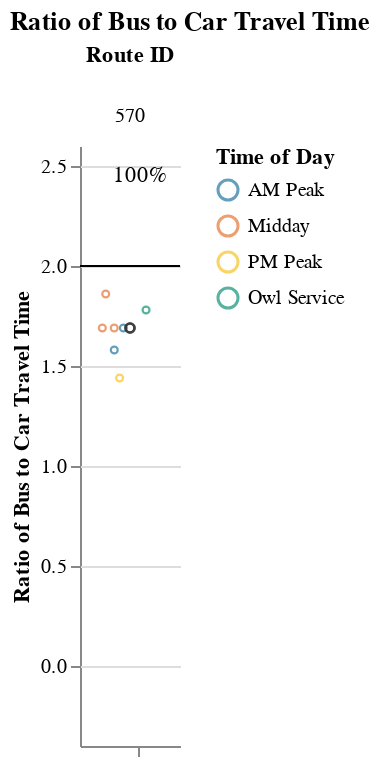
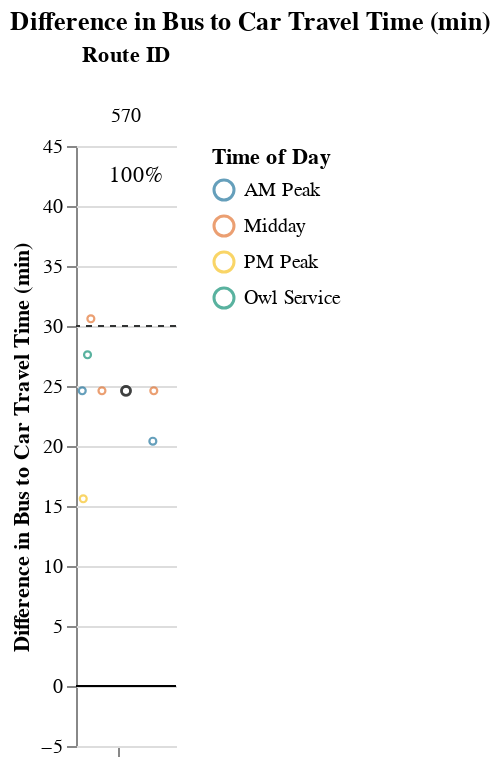

These figures' notebook cell, in order:
### Markdown cell above
### Medium Routes (1-1.5 hrs)

### Code cell
route_group = "medium"
try:
    display_charts_for_route_group(df, route_group)
except:
    print("No routes meet this criteria.")

### Figure 1 — Vega-Lite specification as saved in the notebook (floating-point values rounded to 4 significant figures)
{"config": {"view": {"continuousWidth": 400, "continuousHeight": 300, "stroke": null}, "facet": {"spacing": 0}}, "data": {"name": "data-0168d22f09dd8758978dca4a69eaf065"}, "facet": {"column": {"field": "route_id", "sort": ["570"], "title": "Route ID", "type": "nominal"}}, "spec": {"layer": [{"mark": "rule", "encoding": {"color": {"value": "black"}, "y": {"field": "cutoff", "type": "quantitative"}}, "selection": {"selector003": {"type": "interval", "bind": "scales", "encodings": ["x", "y"]}}}, {"mark": {"type": "point", "opacity": 0.65, "size": 12, "strokeWidth": 1.1}, "encoding": {"color": {"field": "time_of_day", "scale": {"range": ["#136C97", "#E16B26", "#F6BF16", "#00896B", "#7790A3", "#5B559C"]}, "sort": ["AM Peak", "Midday", "PM Peak", "Owl Service"], "title": "Time of Day", "type": "nominal"}, "tooltip": [{"field": "route_id", "type": "nominal"}, {"field": "trip_id", "type": "nominal"}, {"field": "service_hours", "type": "quantitative"}, {"field": "car_duration_hours", "type": "quantitative"}, {"field": "bus_multiplier", "type": "quantitative"}, {"field": "bus_difference", "type": "quantitative"}, {"field": "num_trips", "type": "quantitative"}, {"field": "num_competitive", "type": "quantitative"}, {"field": "pct_trips_competitive", "type": "quantitative"}, {"field": "p25", "type": "quantitative"}, {"field": "p50", "type": "quantitative"}, {"field": "p75", "type": "quantitative"}], "x": {"axis": {"grid": false, "labels": false, "ticks": true, "values": [0]}, "field": "jitter", "scale": {}, "title": null, "type": "quantitative"}, "y": {"field": "bus_multiplier", "scale": {"domain": [-0.25, 2.5]}, "title": "Ratio of Bus to Car Travel Time", "type": "quantitative"}}, "transform": [{"calculate": "sqrt(-2*log(random()))*cos(2*PI*random())", "as": "jitter"}], "width": 50}, {"layer": [{"mark": {"type": "point", "opacity": 0.6, "size": 20, "strokeWidth": 1.3}, "encoding": {"color": {"value": "#323434"}, "y": {"field": "bus_multiplier", "type": "quantitative"}}, "transform": [{"filter": "(datum.p50_trip === 1)"}]}, {"mark": {"type": "text", "align": "center", "baseline": "middle"}, "encoding": {"color": {"value": "black"}, "text": {"field": "pct_trips_competitive", "format": ".0%", "type": "quantitative"}, "tooltip": [{"field": "route_id", "type": "nominal"}, {"field": "trip_id", "type": "nominal"}, {"field": "service_hours", "type": "quantitative"}, {"field": "car_duration_hours", "type": "quantitative"}, {"field": "bus_multiplier", "type": "quantitative"}, {"field": "bus_difference", "type": "quantitative"}, {"field": "num_trips", "type": "quantitative"}, {"field": "num_competitive", "type": "quantitative"}, {"field": "pct_trips_competitive", "type": "quantitative"}, {"field": "p25", "type": "quantitative"}, {"field": "p50", "type": "quantitative"}, {"field": "p75", "type": "quantitative"}], "x": {"value": 30}, "y": {"value": 15}}, "transform": [{"calculate": "sqrt(-2*log(random()))*cos(2*PI*random())", "as": "jitter"}, {"filter": "(datum.fastest_trip === 1)"}]}]}]}, "resolve": {"scale": {"y": "shared"}}, "title": "Ratio of Bus to Car Travel Time", "$schema": "https://vega.github.io/schema/vega-lite/v4.17.0.json", "datasets": {"data-0168d22f09dd8758978dca4a69eaf065": [{"calitp_itp_id": 11, "trip_key": -166603345440738692, "trip_id": "t_1235349_b_414_tn_0", "shape_id": "p_900627", "route_id": "570", "service_hours": 0.67, "trip_first_departure_ts": 20700, "trip_last_arrival_ts": 23100, "departure_hour": 5, "time_of_day": "Owl Service", "p25": 0.91, "p50": 1.0, "p75": 1.012, "p50_trip": 0, "fastest_trip": 1, "car_duration_hours": 0.59, "competitive_route": 1, "bus_multiplier": 1.14, "bus_difference": 4.8, "num_trips": 8, "num_competitive": 8, "pct_trips_competitive": 1.0, "bus_difference_spread": 25.8, "route_group": "medium", "max_trip_hrs": 1.1, "max_trip_route_group": 1.1, "name": "Amador Regional Transit System", "caltrans_district": "10 - Stockton", "drmt_organization_name": "['recGiMlqrcpPxScAH']", "cutoff2": 30, "cutoff": 2}, {"calitp_itp_id": 11, "trip_key": -4162627453190228698, "trip_id": "t_1235356_b_414_tn_0", "shape_id": "p_864", "route_id": "570", "service_hours": 0.85, "trip_first_departure_ts": 63480, "trip_last_arrival_ts": 66540, "departure_hour": 17, "time_of_day": "PM Peak", "p25": 0.91, "p50": 1.0, "p75": 1.012, "p50_trip": 0, "fastest_trip": 0, "car_duration_hours": 0.59, "competitive_route": 1, "bus_multiplier": 1.44, "bus_difference": 15.6, "num_trips": 8, "num_competitive": 8, "pct_trips_competitive": 1.0, "bus_difference_spread": 25.8, "route_group": "medium", "max_trip_hrs": 1.1, "max_trip_route_group": 1.1, "name": "Amador Regional Transit System", "caltrans_district": "10 - Stockton", "drmt_organization_name": "['recGiMlqrcpPxScAH']", "cutoff2": 30, "cutoff": 2}, {"calitp_itp_id": 11, "trip_key": 1587477281743624360, "trip_id": "t_1235350_b_414_tn_0", "shape_id": "p_850", "route_id": "570", "service_hours": 0.93, "trip_first_departure_ts": 27000, "trip_last_arrival_ts": 30360, "departure_hour": 7, "time_of_day": "AM Peak", "p25": 0.91, "p50": 1.0, "p75": 1.012, "p50_trip": 0, "fastest_trip": 0, "car_duration_hours": 0.59, "competitive_route": 1, "bus_multiplier": 1.58, "bus_difference": 20.4, "num_trips": 8, "num_competitive": 8, "pct_trips_competitive": 1.0, "bus_difference_spread": 25.8, "route_group": "medium", "max_trip_hrs": 1.1, "max_trip_route_group": 1.1, "name": "Amador Regional Transit System", "caltrans_district": "10 - Stockton", "drmt_organization_name": "['recGiMlqrcpPxScAH']", "cutoff2": 30, "cutoff": 2}, {"calitp_itp_id": 11, "trip_key": 2168053819301931957, "trip_id": "t_1235354_b_414_tn_0", "shape_id": "p_866", "route_id": "570", "service_hours": 1.0, "trip_first_departure_ts": 30480, "trip_last_arrival_ts": 34080, "departure_hour": 8, "time_of_day": "AM Peak", "p25": 0.91, "p50": 1.0, "p75": 1.012, "p50_trip": 1, "fastest_trip": 0, "car_duration_hours": 0.59, "competitive_route": 1, "bus_multiplier": 1.69, "bus_difference": 24.6, "num_trips": 8, "num_competitive": 8, "pct_trips_competitive": 1.0, "bus_difference_spread": 25.8, "route_group": "medium", "max_trip_hrs": 1.1, "max_trip_route_group": 1.1, "name": "Amador Regional Transit System", "caltrans_district": "10 - Stockton", "drmt_organization_name": "['recGiMlqrcpPxScAH']", "cutoff2": 30, "cutoff": 2}, {"calitp_itp_id": 11, "trip_key": 6577890086136531193, "trip_id": "t_1235351_b_414_tn_0", "shape_id": "p_850", "route_id": "570", "service_hours": 1.0, "trip_first_departure_ts": 43200, "trip_last_arrival_ts": 46800, "departure_hour": 12, "time_of_day": "Midday", "p25": 0.91, "p50": 1.0, "p75": 1.012, "p50_trip": 1, "fastest_trip": 0, "car_duration_hours": 0.59, "competitive_route": 1, "bus_multiplier": 1.69, "bus_difference": 24.6, "num_trips": 8, "num_competitive": 8, "pct_trips_competitive": 1.0, "bus_difference_spread": 25.8, "route_group": "medium", "max_trip_hrs": 1.1, "max_trip_route_group": 1.1, "name": "Amador Regional Transit System", "caltrans_district": "10 - Stockton", "drmt_organization_name": "['recGiMlqrcpPxScAH']", "cutoff2": 30, "cutoff": 2}, {"calitp_itp_id": 11, "trip_key": -8248405168340255919, "trip_id": "t_1235355_b_414_tn_0", "shape_id": "p_866", "route_id": "570", "service_hours": 1.0, "trip_first_departure_ts": 46920, "trip_last_arrival_ts": 50520, "departure_hour": 13, "time_of_day": "Midday", "p25": 0.91, "p50": 1.0, "p75": 1.012, "p50_trip": 1, "fastest_trip": 0, "car_duration_hours": 0.59, "competitive_route": 1, "bus_multiplier": 1.69, "bus_difference": 24.6, "num_trips": 8, "num_competitive": 8, "pct_trips_competitive": 1.0, "bus_difference_spread": 25.8, "route_group": "medium", "max_trip_hrs": 1.1, "max_trip_route_group": 1.1, "name": "Amador Regional Transit System", "caltrans_district": "10 - Stockton", "drmt_organization_name": "['recGiMlqrcpPxScAH']", "cutoff2": 30, "cutoff": 2}, {"calitp_itp_id": 11, "trip_key": -228461201543392837, "trip_id": "t_1235353_b_414_tn_0", "shape_id": "p_865", "route_id": "570", "service_hours": 1.05, "trip_first_departure_ts": 23220, "trip_last_arrival_ts": 27000, "departure_hour": 6, "time_of_day": "Owl Service", "p25": 0.91, "p50": 1.0, "p75": 1.012, "p50_trip": 0, "fastest_trip": 0, "car_duration_hours": 0.59, "competitive_route": 1, "bus_multiplier": 1.78, "bus_difference": 27.6, "num_trips": 8, "num_competitive": 8, "pct_trips_competitive": 1.0, "bus_difference_spread": 25.8, "route_group": "medium", "max_trip_hrs": 1.1, "max_trip_route_group": 1.1, "name": "Amador Regional Transit System", "caltrans_district": "10 - Stockton", "drmt_organization_name": "['recGiMlqrcpPxScAH']", "cutoff2": 30, "cutoff": 2}, {"calitp_itp_id": 11, "trip_key": -5585287787072383338, "trip_id": "t_1235352_b_414_tn_0", "shape_id": "p_849", "route_id": "570", "service_hours": 1.1, "trip_first_departure_ts": 59400, "trip_last_arrival_ts": 63360, "departure_hour": 16, "time_of_day": "Midday", "p25": 0.91, "p50": 1.0, "p75": 1.012, "p50_trip": 0, "fastest_trip": 0, "car_duration_hours": 0.59, "competitive_route": 1, "bus_multiplier": 1.86, "bus_difference": 30.6, "num_trips": 8, "num_competitive": 8, "pct_trips_competitive": 1.0, "bus_difference_spread": 25.8, "route_group": "medium", "max_trip_hrs": 1.1, "max_trip_route_group": 1.1, "name": "Amador Regional Transit System", "caltrans_district": "10 - Stockton", "drmt_organization_name": "['recGiMlqrcpPxScAH']", "cutoff2": 30, "cutoff": 2}]}}

### Figure 2 — Vega-Lite specification as saved in the notebook (floating-point values rounded to 4 significant figures)
{"config": {"view": {"continuousWidth": 400, "continuousHeight": 300, "stroke": null}, "facet": {"spacing": 0}}, "data": {"name": "data-de367a26dfc0e3fee6f7775d5fbc44af"}, "facet": {"column": {"field": "route_id", "sort": ["570"], "title": "Route ID", "type": "nominal"}}, "spec": {"layer": [{"mark": "rule", "encoding": {"color": {"value": "black"}, "y": {"field": "cutoff", "type": "quantitative"}}, "selection": {"selector004": {"type": "interval", "bind": "scales", "encodings": ["x", "y"]}}}, {"mark": {"type": "rule", "strokeDash": [3, 3]}, "encoding": {"color": {"value": "#323434"}, "y": {"field": "cutoff2", "type": "quantitative"}}}, {"mark": {"type": "point", "opacity": 0.65, "size": 12, "strokeWidth": 1.1}, "encoding": {"color": {"field": "time_of_day", "scale": {"range": ["#136C97", "#E16B26", "#F6BF16", "#00896B", "#7790A3", "#5B559C"]}, "sort": ["AM Peak", "Midday", "PM Peak", "Owl Service"], "title": "Time of Day", "type": "nominal"}, "tooltip": [{"field": "route_id", "type": "nominal"}, {"field": "trip_id", "type": "nominal"}, {"field": "service_hours", "type": "quantitative"}, {"field": "car_duration_hours", "type": "quantitative"}, {"field": "bus_multiplier", "type": "quantitative"}, {"field": "bus_difference", "type": "quantitative"}, {"field": "num_trips", "type": "quantitative"}, {"field": "num_competitive", "type": "quantitative"}, {"field": "pct_trips_competitive", "type": "quantitative"}, {"field": "p25", "type": "quantitative"}, {"field": "p50", "type": "quantitative"}, {"field": "p75", "type": "quantitative"}], "x": {"axis": {"grid": false, "labels": false, "ticks": true, "values": [0]}, "field": "jitter", "scale": {}, "title": null, "type": "quantitative"}, "y": {"field": "bus_difference", "scale": {"domain": [-5, 42.6]}, "title": "Difference in Bus to Car Travel Time (min)", "type": "quantitative"}}, "transform": [{"calculate": "sqrt(-2*log(random()))*cos(2*PI*random())", "as": "jitter"}], "width": 50}, {"layer": [{"mark": {"type": "point", "opacity": 0.6, "size": 20, "strokeWidth": 1.3}, "encoding": {"color": {"value": "#323434"}, "y": {"field": "bus_difference", "type": "quantitative"}}, "transform": [{"filter": "(datum.p50_trip === 1)"}]}, {"mark": {"type": "text", "align": "center", "baseline": "middle"}, "encoding": {"color": {"value": "black"}, "text": {"field": "pct_trips_competitive", "format": ".0%", "type": "quantitative"}, "tooltip": [{"field": "route_id", "type": "nominal"}, {"field": "trip_id", "type": "nominal"}, {"field": "service_hours", "type": "quantitative"}, {"field": "car_duration_hours", "type": "quantitative"}, {"field": "bus_multiplier", "type": "quantitative"}, {"field": "bus_difference", "type": "quantitative"}, {"field": "num_trips", "type": "quantitative"}, {"field": "num_competitive", "type": "quantitative"}, {"field": "pct_trips_competitive", "type": "quantitative"}, {"field": "p25", "type": "quantitative"}, {"field": "p50", "type": "quantitative"}, {"field": "p75", "type": "quantitative"}], "x": {"value": 30}, "y": {"value": 15}}, "transform": [{"calculate": "sqrt(-2*log(random()))*cos(2*PI*random())", "as": "jitter"}, {"filter": "(datum.fastest_trip === 1)"}]}]}]}, "resolve": {"scale": {"y": "shared"}}, "title": "Difference in Bus to Car Travel Time (min)", "$schema": "https://vega.github.io/schema/vega-lite/v4.17.0.json", "datasets": {"data-de367a26dfc0e3fee6f7775d5fbc44af": [{"calitp_itp_id": 11, "trip_key": -166603345440738692, "trip_id": "t_1235349_b_414_tn_0", "shape_id": "p_900627", "route_id": "570", "service_hours": 0.67, "trip_first_departure_ts": 20700, "trip_last_arrival_ts": 23100, "departure_hour": 5, "time_of_day": "Owl Service", "p25": 0.91, "p50": 1.0, "p75": 1.012, "p50_trip": 0, "fastest_trip": 1, "car_duration_hours": 0.59, "competitive_route": 1, "bus_multiplier": 1.14, "bus_difference": 4.8, "num_trips": 8, "num_competitive": 8, "pct_trips_competitive": 1.0, "bus_difference_spread": 25.8, "route_group": "medium", "max_trip_hrs": 1.1, "max_trip_route_group": 1.1, "name": "Amador Regional Transit System", "caltrans_district": "10 - Stockton", "drmt_organization_name": "['recGiMlqrcpPxScAH']", "cutoff2": 30, "cutoff": 0}, {"calitp_itp_id": 11, "trip_key": -4162627453190228698, "trip_id": "t_1235356_b_414_tn_0", "shape_id": "p_864", "route_id": "570", "service_hours": 0.85, "trip_first_departure_ts": 63480, "trip_last_arrival_ts": 66540, "departure_hour": 17, "time_of_day": "PM Peak", "p25": 0.91, "p50": 1.0, "p75": 1.012, "p50_trip": 0, "fastest_trip": 0, "car_duration_hours": 0.59, "competitive_route": 1, "bus_multiplier": 1.44, "bus_difference": 15.6, "num_trips": 8, "num_competitive": 8, "pct_trips_competitive": 1.0, "bus_difference_spread": 25.8, "route_group": "medium", "max_trip_hrs": 1.1, "max_trip_route_group": 1.1, "name": "Amador Regional Transit System", "caltrans_district": "10 - Stockton", "drmt_organization_name": "['recGiMlqrcpPxScAH']", "cutoff2": 30, "cutoff": 0}, {"calitp_itp_id": 11, "trip_key": 1587477281743624360, "trip_id": "t_1235350_b_414_tn_0", "shape_id": "p_850", "route_id": "570", "service_hours": 0.93, "trip_first_departure_ts": 27000, "trip_last_arrival_ts": 30360, "departure_hour": 7, "time_of_day": "AM Peak", "p25": 0.91, "p50": 1.0, "p75": 1.012, "p50_trip": 0, "fastest_trip": 0, "car_duration_hours": 0.59, "competitive_route": 1, "bus_multiplier": 1.58, "bus_difference": 20.4, "num_trips": 8, "num_competitive": 8, "pct_trips_competitive": 1.0, "bus_difference_spread": 25.8, "route_group": "medium", "max_trip_hrs": 1.1, "max_trip_route_group": 1.1, "name": "Amador Regional Transit System", "caltrans_district": "10 - Stockton", "drmt_organization_name": "['recGiMlqrcpPxScAH']", "cutoff2": 30, "cutoff": 0}, {"calitp_itp_id": 11, "trip_key": 2168053819301931957, "trip_id": "t_1235354_b_414_tn_0", "shape_id": "p_866", "route_id": "570", "service_hours": 1.0, "trip_first_departure_ts": 30480, "trip_last_arrival_ts": 34080, "departure_hour": 8, "time_of_day": "AM Peak", "p25": 0.91, "p50": 1.0, "p75": 1.012, "p50_trip": 1, "fastest_trip": 0, "car_duration_hours": 0.59, "competitive_route": 1, "bus_multiplier": 1.69, "bus_difference": 24.6, "num_trips": 8, "num_competitive": 8, "pct_trips_competitive": 1.0, "bus_difference_spread": 25.8, "route_group": "medium", "max_trip_hrs": 1.1, "max_trip_route_group": 1.1, "name": "Amador Regional Transit System", "caltrans_district": "10 - Stockton", "drmt_organization_name": "['recGiMlqrcpPxScAH']", "cutoff2": 30, "cutoff": 0}, {"calitp_itp_id": 11, "trip_key": 6577890086136531193, "trip_id": "t_1235351_b_414_tn_0", "shape_id": "p_850", "route_id": "570", "service_hours": 1.0, "trip_first_departure_ts": 43200, "trip_last_arrival_ts": 46800, "departure_hour": 12, "time_of_day": "Midday", "p25": 0.91, "p50": 1.0, "p75": 1.012, "p50_trip": 1, "fastest_trip": 0, "car_duration_hours": 0.59, "competitive_route": 1, "bus_multiplier": 1.69, "bus_difference": 24.6, "num_trips": 8, "num_competitive": 8, "pct_trips_competitive": 1.0, "bus_difference_spread": 25.8, "route_group": "medium", "max_trip_hrs": 1.1, "max_trip_route_group": 1.1, "name": "Amador Regional Transit System", "caltrans_district": "10 - Stockton", "drmt_organization_name": "['recGiMlqrcpPxScAH']", "cutoff2": 30, "cutoff": 0}, {"calitp_itp_id": 11, "trip_key": -8248405168340255919, "trip_id": "t_1235355_b_414_tn_0", "shape_id": "p_866", "route_id": "570", "service_hours": 1.0, "trip_first_departure_ts": 46920, "trip_last_arrival_ts": 50520, "departure_hour": 13, "time_of_day": "Midday", "p25": 0.91, "p50": 1.0, "p75": 1.012, "p50_trip": 1, "fastest_trip": 0, "car_duration_hours": 0.59, "competitive_route": 1, "bus_multiplier": 1.69, "bus_difference": 24.6, "num_trips": 8, "num_competitive": 8, "pct_trips_competitive": 1.0, "bus_difference_spread": 25.8, "route_group": "medium", "max_trip_hrs": 1.1, "max_trip_route_group": 1.1, "name": "Amador Regional Transit System", "caltrans_district": "10 - Stockton", "drmt_organization_name": "['recGiMlqrcpPxScAH']", "cutoff2": 30, "cutoff": 0}, {"calitp_itp_id": 11, "trip_key": -228461201543392837, "trip_id": "t_1235353_b_414_tn_0", "shape_id": "p_865", "route_id": "570", "service_hours": 1.05, "trip_first_departure_ts": 23220, "trip_last_arrival_ts": 27000, "departure_hour": 6, "time_of_day": "Owl Service", "p25": 0.91, "p50": 1.0, "p75": 1.012, "p50_trip": 0, "fastest_trip": 0, "car_duration_hours": 0.59, "competitive_route": 1, "bus_multiplier": 1.78, "bus_difference": 27.6, "num_trips": 8, "num_competitive": 8, "pct_trips_competitive": 1.0, "bus_difference_spread": 25.8, "route_group": "medium", "max_trip_hrs": 1.1, "max_trip_route_group": 1.1, "name": "Amador Regional Transit System", "caltrans_district": "10 - Stockton", "drmt_organization_name": "['recGiMlqrcpPxScAH']", "cutoff2": 30, "cutoff": 0}, {"calitp_itp_id": 11, "trip_key": -5585287787072383338, "trip_id": "t_1235352_b_414_tn_0", "shape_id": "p_849", "route_id": "570", "service_hours": 1.1, "trip_first_departure_ts": 59400, "trip_last_arrival_ts": 63360, "departure_hour": 16, "time_of_day": "Midday", "p25": 0.91, "p50": 1.0, "p75": 1.012, "p50_trip": 0, "fastest_trip": 0, "car_duration_hours": 0.59, "competitive_route": 1, "bus_multiplier": 1.86, "bus_difference": 30.6, "num_trips": 8, "num_competitive": 8, "pct_trips_competitive": 1.0, "bus_difference_spread": 25.8, "route_group": "medium", "max_trip_hrs": 1.1, "max_trip_route_group": 1.1, "name": "Amador Regional Transit System", "caltrans_district": "10 - Stockton", "drmt_organization_name": "['recGiMlqrcpPxScAH']", "cutoff2": 30, "cutoff": 0}]}}
